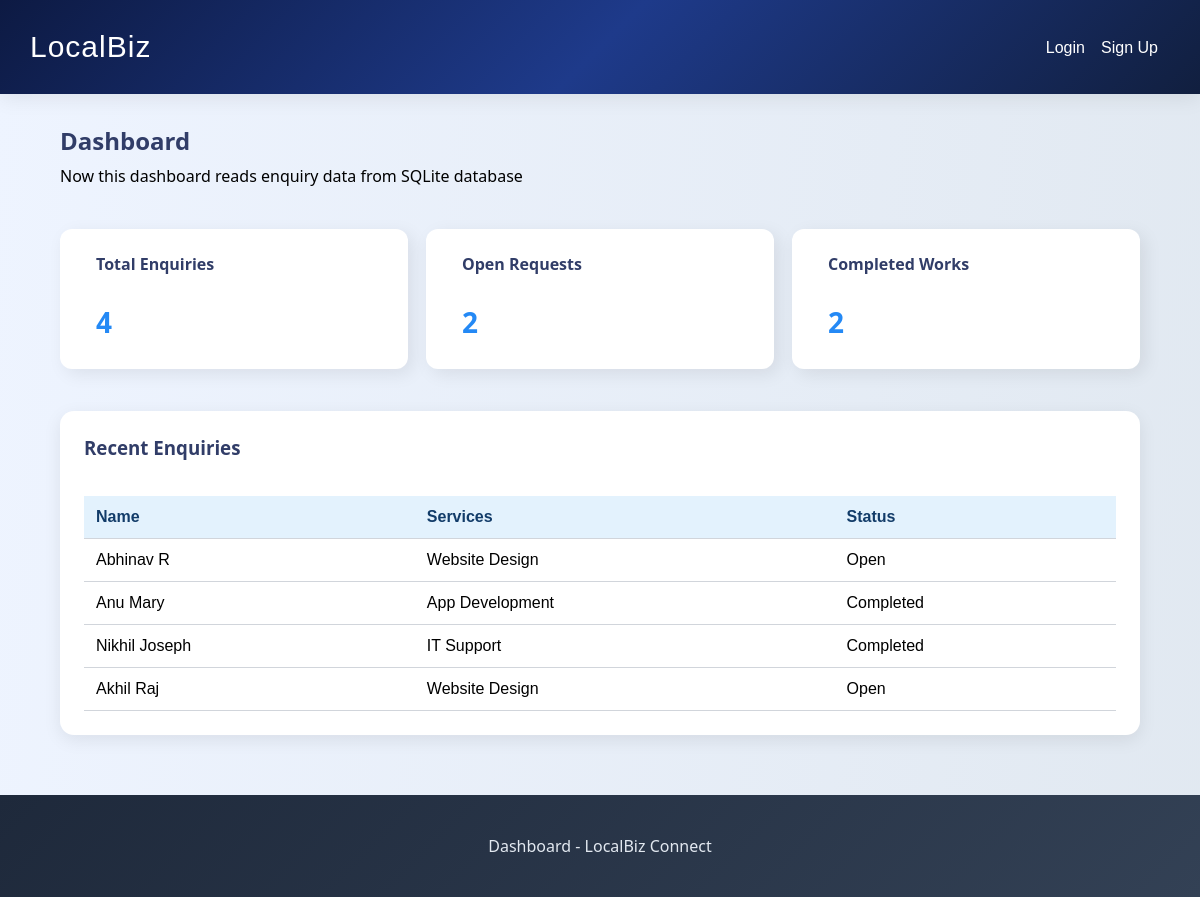
Page /dashboard.html on the earlier database version.
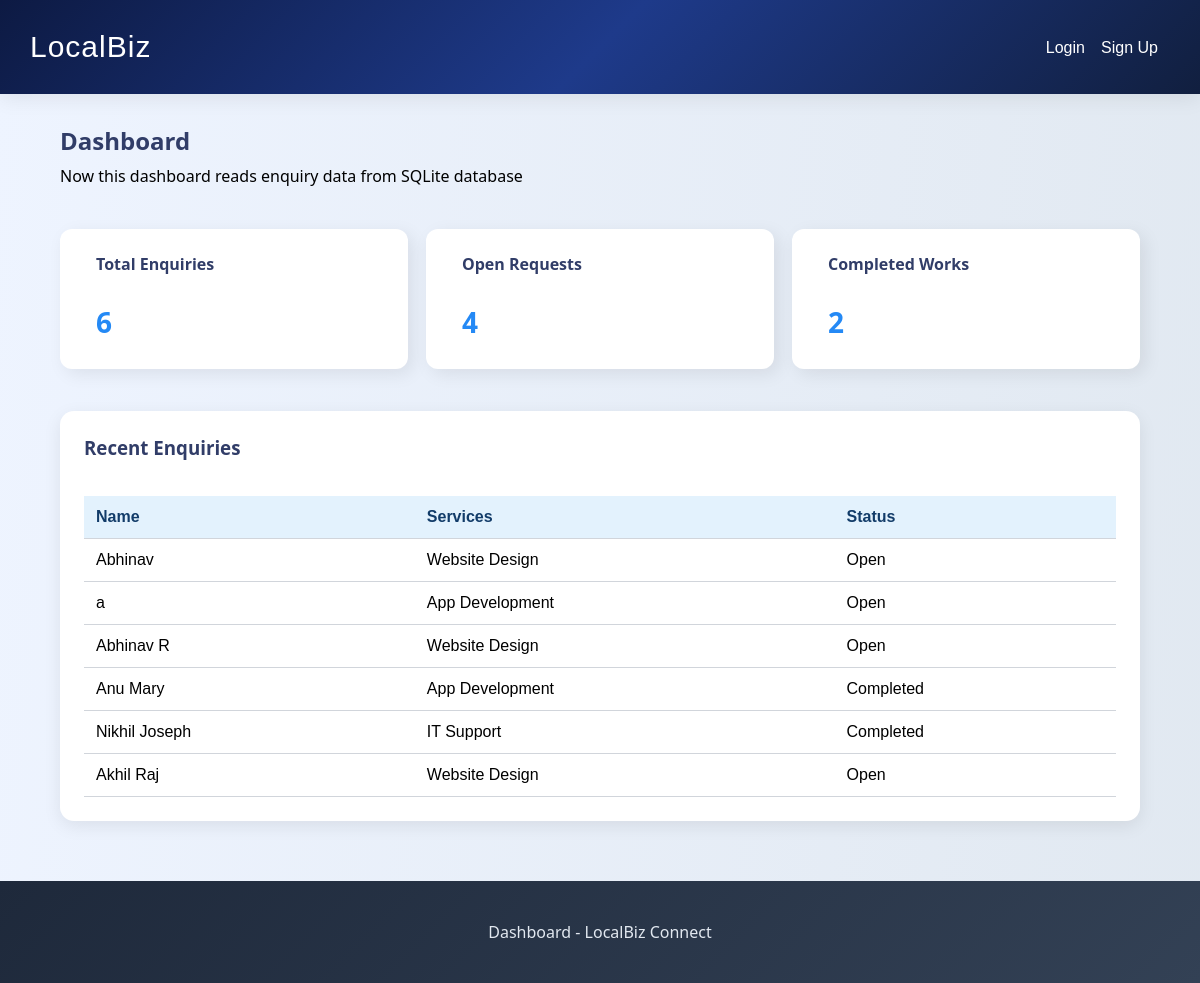
Same page on the later database version.
### tables this page shows
CREATE TABLE enquiries (
                id INTEGER PRIMARY KEY AUTOINCREMENT,
                name TEXT NOT NULL,
                email TEXT NOT NULL,
                phone TEXT NOT NULL,
                service TEXT NOT NULL,
                message TEXT NOT NULL,
                status TEXT NOT NULL DEFAULT 'Open'
    );

### app.py (the view)
@app.route("/dashboard.html")
def dashboard():
    counts = get_dashboard_counts()
    enquiries = get_all_enquiries()
    return render_template(
        "dashboard.html",
        counts=counts,
        enquiries=enquiries
    )

### db.py (called while the page is built)
def get_connection():
    conn=sqlite3.connect(DB_NAME)
    conn.row_factory=sqlite3.Row
    return conn

def get_all_enquiries():
    conn=get_connection()
    cur=conn.cursor()
    cur.execute("SELECT * FROM  enquiries ORDER BY id DESC")
    rows=cur.fetchall()
    conn.close()
    return rows

def get_dashboard_counts():
    conn=get_connection()
    cur=conn.cursor()
    cur.execute("SELECT COUNT(*) AS count FROM enquiries")
    total=cur.fetchone()["count"]
    cur.execute("SELECT COUNT(*) AS count FROM enquiries WHERE status='Open'")
    open_count=cur.fetchone()["count"]
    cur.execute("SELECT COUNT(*) AS count FROM enquiries WHERE status='Completed'")
    completed=cur.fetchone()["count"]
    conn.close()
    return{
        "total_enquiries": total,
        "open_requests": open_count,
        "completed_works": completed
    }

### template/dashboard.html (shortened to what this page needs)
{% extends "base.html" %}
{% block content %}
  <main class="container">
  <section class="page-title">
        <h1>Dashboard</h1>
        <p>Now this dashboard reads enquiry data from SQLite database</p>
      </section>
      <section class="datas">
    <div class="card-datas">
        <h3>Total Enquiries</h3>
          <p class="stat-number">{{ counts.total_enquiries }}</p>
    </div>
    <div class="card-datas">
        <h3>Open Requests</h3>
        <p class="stat-number">{{ counts.open_requests }}</p>
    </div>
    <div class="card-datas">
        <h3>Completed Works</h3>
        <p class="stat-number">{{ counts.completed_works }}</p>
    </div>
  </section>
  <section class="enquiry-box">
    <h3>Recent Enquiries</h3>
    <table>
    <thead>
    <tr>
      <th>Name</th>
      <th>Services</th>
      <th>Status</th>
    </tr>
    </thead>
    <tbody>
      {% for enquiry in enquiries %}
    <tr>
      <td>{{ enquiry.name }}</td>
      <td>{{ enquiry.service }}</td>
      <td>{{ enquiry.status }}</td>
    </tr>
    {% endfor %}
    </tbody>
  </table>
  </section>
  </main>
  {% endblock %}
{% block footer %}Dashboard - LocalBiz Connect{% endblock %}

Differences in the rows shown:
added enquiries: name "Abhinav", service "Website Design", status "Open"
added enquiries: name "a", service "App Development", status "Open"
Other differences:
{{ counts.total_enquiries }}: "4" → "6"
{{ counts.open_requests }}: "2" → "4"
